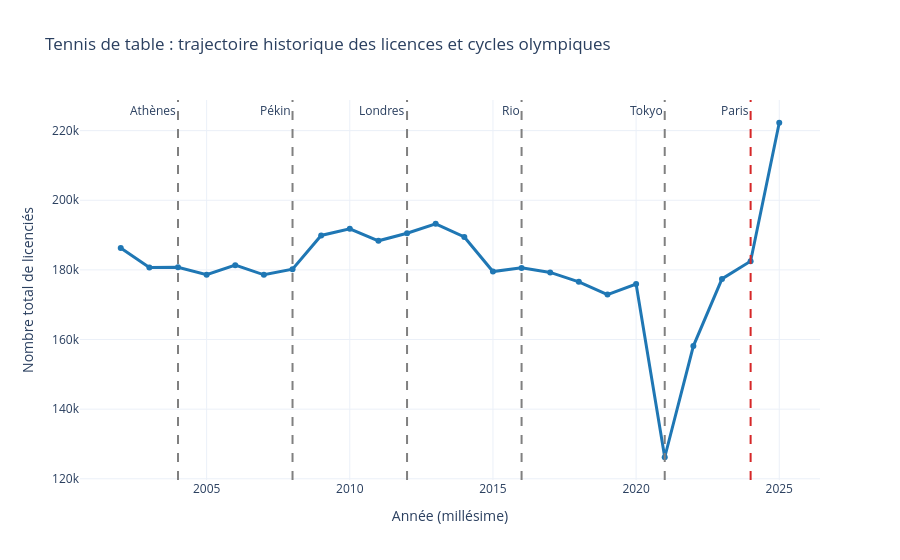

The notebook cell saved with this chart:
### Markdown cell above
#### 2012 VS 2024

### Code cell
import importlib
import src.collect_licences as cl
import src.processing as pr
import src.viz as vz

importlib.reload(cl)
importlib.reload(pr)
importlib.reload(vz)

# 1. Série longue de la FFTT (code 124)
df_histo = cl.charger_historique_national()
fig_histo = vz.plot_historique_olympique(df_histo, code_fed="124", nom_sport="Tennis de table")
fig_histo.show()

# 2. Test placebo sur les JO de Londres 2012 (croissance des licences entre 2012 et 2014)
df_fr_2012 = pr.synthetiser_medailles_2012_2014(df_medailles_2012_2014, annee_jo=2012)
df_bilan_2012 = pr.croiser_medailles_et_croissance(df_histo, df_fr_2012, annee_debut=2012, annee_fin=2014)

display(
    df_bilan_2012[
        ["nom_fed", "disciplines_jo", "total_medailles", "medailles_or", "croissance_pct", "gain_net"]
    ].head(10)
)

### Figure 1 — Plotly figure (JSON) as saved in the notebook; plotly's stock layout.template omitted (floating-point values rounded to 4 significant figures)
{"data": [{"hovertemplate": "Année (millésime)=%{x}<br>Nombre total de licenciés=%{y}<extra></extra>", "legendgroup": "", "line": {"color": "#1f77b4", "dash": "solid", "width": 3}, "marker": {"symbol": "circle"}, "mode": "lines+markers", "name": "", "orientation": "v", "showlegend": false, "type": "scatter", "x": [2002, 2003, 2004, 2005, 2006, 2007, 2008, 2009, 2010, 2011, 2012, 2013, 2014, 2015, 2016, 2017, 2018, 2019, 2020, 2021, 2022, 2023, 2024, 2025], "xaxis": "x", "y": [186300.0, 180700.0, 180700.0, 178600.0, 181400.0, 178600.0, 180200.0, 189900.0, 191800.0, 188400.0, 190500.0, 193200.0, 189500.0, 179500.0, 180600.0, 179300.0, 176600.0, 172900.0, 175900.0, 126200.0, 158100.0, 177400.0, 182500.0, 222300.0], "yaxis": "y"}], "layout": {"annotations": [{"showarrow": false, "text": "Athènes", "x": 2004, "xanchor": "right", "xref": "x", "y": 1, "yanchor": "top", "yref": "y domain"}, {"showarrow": false, "text": "Pékin", "x": 2008, "xanchor": "right", "xref": "x", "y": 1, "yanchor": "top", "yref": "y domain"}, {"showarrow": false, "text": "Londres", "x": 2012, "xanchor": "right", "xref": "x", "y": 1, "yanchor": "top", "yref": "y domain"}, {"showarrow": false, "text": "Rio", "x": 2016, "xanchor": "right", "xref": "x", "y": 1, "yanchor": "top", "yref": "y domain"}, {"showarrow": false, "text": "Tokyo", "x": 2021, "xanchor": "right", "xref": "x", "y": 1, "yanchor": "top", "yref": "y domain"}, {"showarrow": false, "text": "Paris", "x": 2024, "xanchor": "right", "xref": "x", "y": 1, "yanchor": "top", "yref": "y domain"}], "legend": {"tracegroupgap": 0}, "shapes": [{"line": {"color": "gray", "dash": "dash"}, "type": "line", "x0": 2004, "x1": 2004, "xref": "x", "y0": 0, "y1": 1, "yref": "y domain"}, {"line": {"color": "gray", "dash": "dash"}, "type": "line", "x0": 2008, "x1": 2008, "xref": "x", "y0": 0, "y1": 1, "yref": "y domain"}, {"line": {"color": "gray", "dash": "dash"}, "type": "line", "x0": 2012, "x1": 2012, "xref": "x", "y0": 0, "y1": 1, "yref": "y domain"}, {"line": {"color": "gray", "dash": "dash"}, "type": "line", "x0": 2016, "x1": 2016, "xref": "x", "y0": 0, "y1": 1, "yref": "y domain"}, {"line": {"color": "gray", "dash": "dash"}, "type": "line", "x0": 2021, "x1": 2021, "xref": "x", "y0": 0, "y1": 1, "yref": "y domain"}, {"line": {"color": "#d62728", "dash": "dash"}, "type": "line", "x0": 2024, "x1": 2024, "xref": "x", "y0": 0, "y1": 1, "yref": "y domain"}], "title": {"text": "Tennis de table : trajectoire historique des licences et cycles olympiques"}, "xaxis": {"anchor": "y", "domain": [0, 1], "title": {"text": "Année (millésime)"}}, "yaxis": {"anchor": "x", "domain": [0, 1], "title": {"text": "Nombre total de licenciés"}}}}
